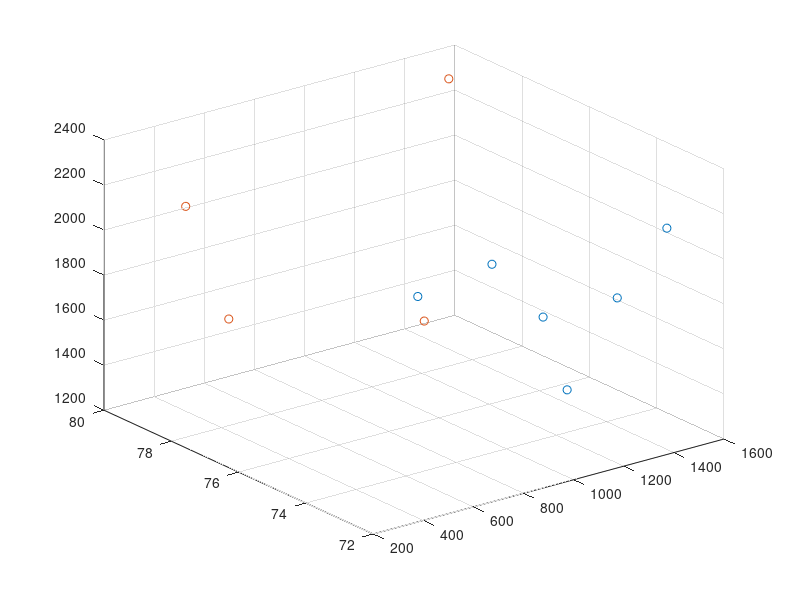
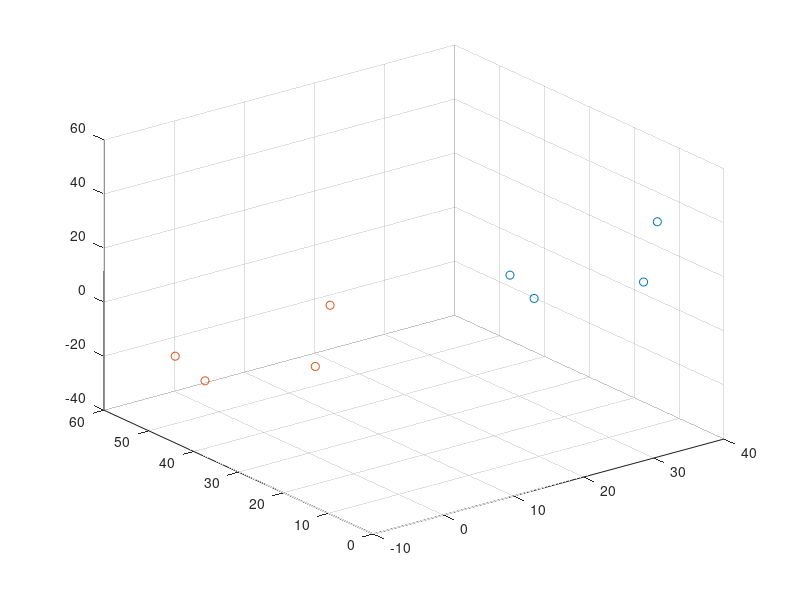

The MATLAB script that drew these images, in order: (Note: this script raises an error after producing the figures.)
%%%% microCT (micro photonics) coordinates

%based on micro photonics dataviewer coordinates, finding center of
%fiducial/well by eye:

%xyz are in pixel units, each pixel is 20 micron isotropic. 

fiducial_locations=[378,72,2201; 
                    674, 72, 2255;
                    1372, 72, 2205; %double check 72 vs 74
                    878, 72, 1959;
                    1174, 72, 1955;
                    974, 72, 1607];
                
well_locations = [526, 80, 2007;
                  1576, 80, 2257;
                  698, 80, 1455;
                  1478, 80, 1211]; %80-88 about equally likely for all wells. 

              
              %plot to confirm no blatant data entry errors
figure,
scatter3(fiducial_locations(:,1),fiducial_locations(:,2),fiducial_locations(:,3)); hold all;
scatter3(well_locations(:,1),well_locations(:,2),well_locations(:,3))


%compute some distances between points and compare to rough caliper measurement
norm(fiducial_locations(1,:)-fiducial_locations(2,:))*20 %6mm, correct
norm(fiducial_locations(2,:)-fiducial_locations(3,:))*20 %14mm, correct
norm(fiducial_locations(3,:)-fiducial_locations(4,:))*20 %11mm, correct
norm(fiducial_locations(4,:)-fiducial_locations(5,:))*20 %6mm, correct
norm(fiducial_locations(5,:)-fiducial_locations(6,:))*20 %8mm, correct




%compute distances in calibrated xray of fiducials



%find well locations [in mm] in MRI
%based on Atomo 220929, FIXED_HF and FIXED_FH, rotated and saved in /Users/alinapeter/Documents/Atomo_220915_rotated_welltargets
%locations in coordinates S, A, R
FIXED_FH_well_locations=[-5.18, -17.37, 51.93;
                         16.4, -12.38, 50.76;
                         -1.32 -28.49, 51.0;
                         14.12, -33.57, 50.63];

FIXED_HF_well_locations=[-4.86, -17.31, 51.9;
                            16.04, -12.45, 50.46;
                            -1.28, -28.38, 51.19;
                            14.12, -33.65, 50.61];


% FIXED_PA_well_locations=[-3.79, -17.88, 63.74;
%                           17.24, -13.12, 63.41;
%                           -0.41 -29.12 63.78;
%                           15.06 -33.96 63.53];
%                       
% FIXED_AP_well_locations=[-3.9, -17.8 63.9;
%                          17.26 -13.2 63.34;
%                          -0.55 -29.04 63.74;
%                          15.09 -34.23 63.49]; %gretest difference is at 34 vs 33, but seems to be a real shift. 

MRI_well_locations=(FIXED_FH_well_locations+FIXED_HF_well_locations)./2;
MRI_well_locations=[MRI_well_locations(:,1) MRI_well_locations(:,3) MRI_well_locations(:,2)];
%check distances between MRI well locations similar to differences in
%CT/reality.
norm(MRI_well_locations(1,:)-MRI_well_locations(2,:)) %21.6, roughly correct
norm(MRI_well_locations(2,:)-MRI_well_locations(3,:)) %23.8, correct
norm(MRI_well_locations(3,:)-MRI_well_locations(4,:))  %16.3, roughly correct


 

%find amygdala top, bottom, center, M, L, and some blood vessel coordinates
%[in mm]
MRI_amy_locations=[-13.5, -19.5, 7.5;
                   -10.5, -19.5, 7.5;
                   -16.5, -19.5, 7.5;
                   -13.5, -19.5, 7.5;
                   -13.5, -19.5, 5.0;
                   -13.5, -19.5, 10.0;
                   -13.5, -21, 7.5;
                   -13.5, -18, 7.5;
                   -16.5, -18, 7.5;
                   -16.5, -21, 7.5;
                   -15.5, -19, 9.5 ];
               
% MRI_amy_locations=[-15 -20.5 20.4; %down - (:,1) is z
%                     -13 -20.5 23.4; %left - 3 is 2 is x --> 1 make 3, 2 make 1, 3 make 2.
%                    -13 -20.5 17.4;
%                    -11.5 -20.5 20.4;
%                    -13 -22 20.4;
%                    -13 -19 20.4];

MRI_amy_locations=[MRI_amy_locations(:,1) MRI_amy_locations(:,3) MRI_amy_locations(:,2)];
 
MRI_sulcus=[12.8, -22.7, 9.1;
            6.7, -21.4, 9.1;
            7.9, -21.4, 7.2;
            14.2, -25.26, 7.37];

MRI_BV= [-9.5, -25.5, 6.5;
    -9.5,-22,2.5;
    -10.5,-27.4,10.8;
    -10.5, -24.9, 5.4];

MRI_OT=[-10.0, -14.37, 6.2;
        -10.0, -17.37, 3.3;
        -9.1, -16.2, 5.5;
        -9.1, -18.7, 1.9];

MRI_sulcus=[MRI_sulcus(:,1) MRI_sulcus(:,3) MRI_sulcus(:,2)];
MRI_BV=[MRI_BV(:,1) MRI_BV(:,3) MRI_BV(:,2)];
MRI_OT=[MRI_OT(:,1) MRI_OT(:,3) MRI_OT(:,2)]; 

%convert fiducial + well location to mm
well_locations_mm = well_locations*20; %from pixel to micron
well_locations_mm = well_locations_mm*0.001; %from micron to mm


fiducial_locations_mm=fiducial_locations*20*0.001;

figure,
scatter3(well_locations_mm(:,1),well_locations_mm(:,2),well_locations_mm(:,3)); hold all;
scatter3(MRI_well_locations(:,1),MRI_well_locations(:,2),MRI_well_locations(:,3))



%move CT into MRI space (full Procrustes rotation)
meanMRISpace = mean(MRI_well_locations,1); %targetSpace
meanCTSpace   = mean(well_locations_mm,1);

M=(well_locations_mm-meanCTSpace)'*(MRI_well_locations-meanMRISpace);
[U,S,V]=svd(M);
Q=U*V';

well_locations_xrayToMRI=(well_locations_mm-meanCTSpace)*Q+meanMRISpace;
fiducial_locations_xrayToMRI=(fiducial_locations_mm-meanCTSpace)*Q+meanMRISpace;

%rename for convenience
well_locations_mm=well_locations_xrayToMRI;
fiducial_locations_mm=fiducial_locations_xrayToMRI;


figure,
scatter3(xrayToMRI(:,1),xrayToMRI(:,2),xrayToMRI(:,3)); hold all;
scatter3(MRI_well_locations(:,1),MRI_well_locations(:,2),MRI_well_locations(:,3))
scatter3(fiducial_locations_xrayToMRI(:,1),fiducial_locations_xrayToMRI(:,2),fiducial_locations_xrayToMRI(:,3))

%find vector to shift from MRI well location to fiducial well location
%based on each location separately, or minimizing all points

% 
% figure,
% scatter3(xrayToMRI(:,1),xrayToMRI(:,2),xrayToMRI(:,3)); hold all;
% scatter3(MRI_well_locations(:,1),MRI_well_locations(:,2),MRI_well_locations(:,3))
% 
% 
% 
% distances_x_range=range(well_locations_mm(:,1)-MRI_well_locations(:,1))
% distances_y_range=range(well_locations_mm(:,2)-MRI_well_locations(:,2))
% distances_z_range=range(well_locations_mm(:,3)-MRI_well_locations(:,3))
% %about 0.3mm range on average, which should come entirely from MRI side. 
% %todo also do a center detection on a fixed slice
% 
% distances_x=median(well_locations_mm(:,1)-MRI_well_locations(:,1))
% distances_y=median(well_locations_mm(:,2)-MRI_well_locations(:,2))
% distances_z=median(well_locations_mm(:,3)-MRI_well_locations(:,3))
% 
% 
% %move CT into MRI space (translation)
% well_locations_mm=[well_locations_mm(:,1)-distances_x well_locations_mm(:,2)-distances_y well_locations_mm(:,3)-distances_z];
% fiducial_locations_mm=[fiducial_locations_mm(:,1)-distances_x fiducial_locations_mm(:,2)-distances_y fiducial_locations_mm(:,3)-distances_z];
% 






%make x leftright, z updown, y frontback 2 3 1
well_locations_mm=[well_locations_mm(:,2) well_locations_mm(:,3) well_locations_mm(:,1)];
fiducial_locations_mm=[fiducial_locations_mm(:,2) fiducial_locations_mm(:,3) fiducial_locations_mm(:,1)];
MRI_well_locations=[MRI_well_locations(:,2) MRI_well_locations(:,3) MRI_well_locations(:,1)];
MRI_amy_locations=[MRI_amy_locations(:,2) MRI_amy_locations(:,3) MRI_amy_locations(:,1)];

MRI_sulcus=[MRI_sulcus(:,2) MRI_sulcus(:,3) MRI_sulcus(:,1)];
MRI_OT=[MRI_OT(:,2) MRI_OT(:,3) MRI_OT(:,1)];
MRI_BV=[MRI_BV(:,2) MRI_BV(:,3) MRI_BV(:,1)];



save('/Users/alinapeter/Documents/MatlabCode/microCT_fiducials_wells_xrayArm_MRI_Atomo_220929.mat','well_locations_mm','MRI_well_locations','fiducial_locations_mm','MRI_amy_locations','MRI_sulcus','MRI_BV','MRI_OT')

%apply vector to amygdala targets etc. 
figure,
scatter3(well_locations_mm(:,1),well_locations_mm(:,2),well_locations_mm(:,3)); hold all;
scatter3(MRI_well_locations(:,1),MRI_well_locations(:,2),MRI_well_locations(:,3))
scatter3(fiducial_locations_mm(:,1),fiducial_locations_mm(:,2),fiducial_locations_mm(:,3))
scatter3(MRI_amy_locations(:,1),MRI_amy_locations(:,2),MRI_amy_locations(:,3))
scatter3(MRI_amy_locations(end,1),MRI_amy_locations(end,2),MRI_amy_locations(end,3))
scatter3(MRI_sulcus(:,1),MRI_sulcus(:,2),MRI_sulcus(:,3),'r')
scatter3(MRI_BV(:,1),MRI_BV(:,2),MRI_BV(:,3),'r')
scatter3(MRI_OT(:,1),MRI_OT(:,2),MRI_OT(:,3),'b')


xlabel('leftright - ML')
ylabel('AP')
zlabel('z')

